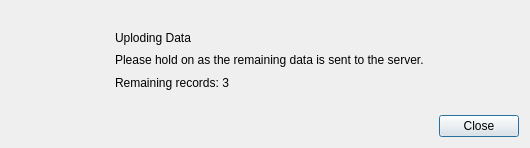
<?xml version="1.0" encoding="UTF-8"?>
<ui version="4.0">
 <class>alertbox</class>
 <widget class="QDialog" name="alertbox">
  <property name="geometry">
   <rect>
    <x>0</x>
    <y>0</y>
    <width>530</width>
    <height>148</height>
   </rect>
  </property>
  <property name="windowTitle">
   <string>TimeGuruz alert</string>
  </property>
  <property name="windowIcon">
   <iconset>
    <normaloff>../../sgLogo.ico</normaloff>../../sgLogo.ico</iconset>
  </property>
  <layout class="QVBoxLayout" name="verticalLayout">
   <item>
    <widget class="QWidget" name="widget" native="true">
     <layout class="QHBoxLayout" name="horizontalLayout">
      <item>
       <widget class="QLabel" name="label">
        <property name="sizePolicy">
         <sizepolicy hsizetype="Fixed" vsizetype="Fixed">
          <horstretch>0</horstretch>
          <verstretch>0</verstretch>
         </sizepolicy>
        </property>
        <property name="minimumSize">
         <size>
          <width>80</width>
          <height>80</height>
         </size>
        </property>
        <property name="maximumSize">
         <size>
          <width>80</width>
          <height>80</height>
         </size>
        </property>
        <property name="text">
         <string/>
        </property>
        <property name="pixmap">
         <pixmap>../../sgLogo.png</pixmap>
        </property>
        <property name="scaledContents">
         <bool>true</bool>
        </property>
        <property name="alignment">
         <set>Qt::AlignCenter</set>
        </property>
       </widget>
      </item>
      <item>
       <widget class="QWidget" name="widget_2" native="true">
        <layout class="QVBoxLayout" name="verticalLayout_2">
         <item>
          <widget class="QLabel" name="label_2">
           <property name="text">
            <string>Uploding Data</string>
           </property>
          </widget>
         </item>
         <item>
          <widget class="QLabel" name="label_3">
           <property name="text">
            <string>Please hold on as the remaining data is sent to the server.</string>
           </property>
          </widget>
         </item>
         <item>
          <widget class="QLabel" name="remain_data_label">
           <property name="text">
            <string>Remaining records: 3</string>
           </property>
          </widget>
         </item>
        </layout>
       </widget>
      </item>
     </layout>
    </widget>
   </item>
   <item>
    <widget class="QDialogButtonBox" name="buttonBox">
     <property name="orientation">
      <enum>Qt::Horizontal</enum>
     </property>
     <property name="standardButtons">
      <set>QDialogButtonBox::Close</set>
     </property>
    </widget>
   </item>
  </layout>
 </widget>
 <resources/>
 <connections>
  <connection>
   <sender>buttonBox</sender>
   <signal>accepted()</signal>
   <receiver>alertbox</receiver>
   <slot>accept()</slot>
   <hints>
    <hint type="sourcelabel">
     <x>248</x>
     <y>254</y>
    </hint>
    <hint type="destinationlabel">
     <x>157</x>
     <y>274</y>
    </hint>
   </hints>
  </connection>
  <connection>
   <sender>buttonBox</sender>
   <signal>rejected()</signal>
   <receiver>alertbox</receiver>
   <slot>reject()</slot>
   <hints>
    <hint type="sourcelabel">
     <x>316</x>
     <y>260</y>
    </hint>
    <hint type="destinationlabel">
     <x>286</x>
     <y>274</y>
    </hint>
   </hints>
  </connection>
 </connections>
</ui>
